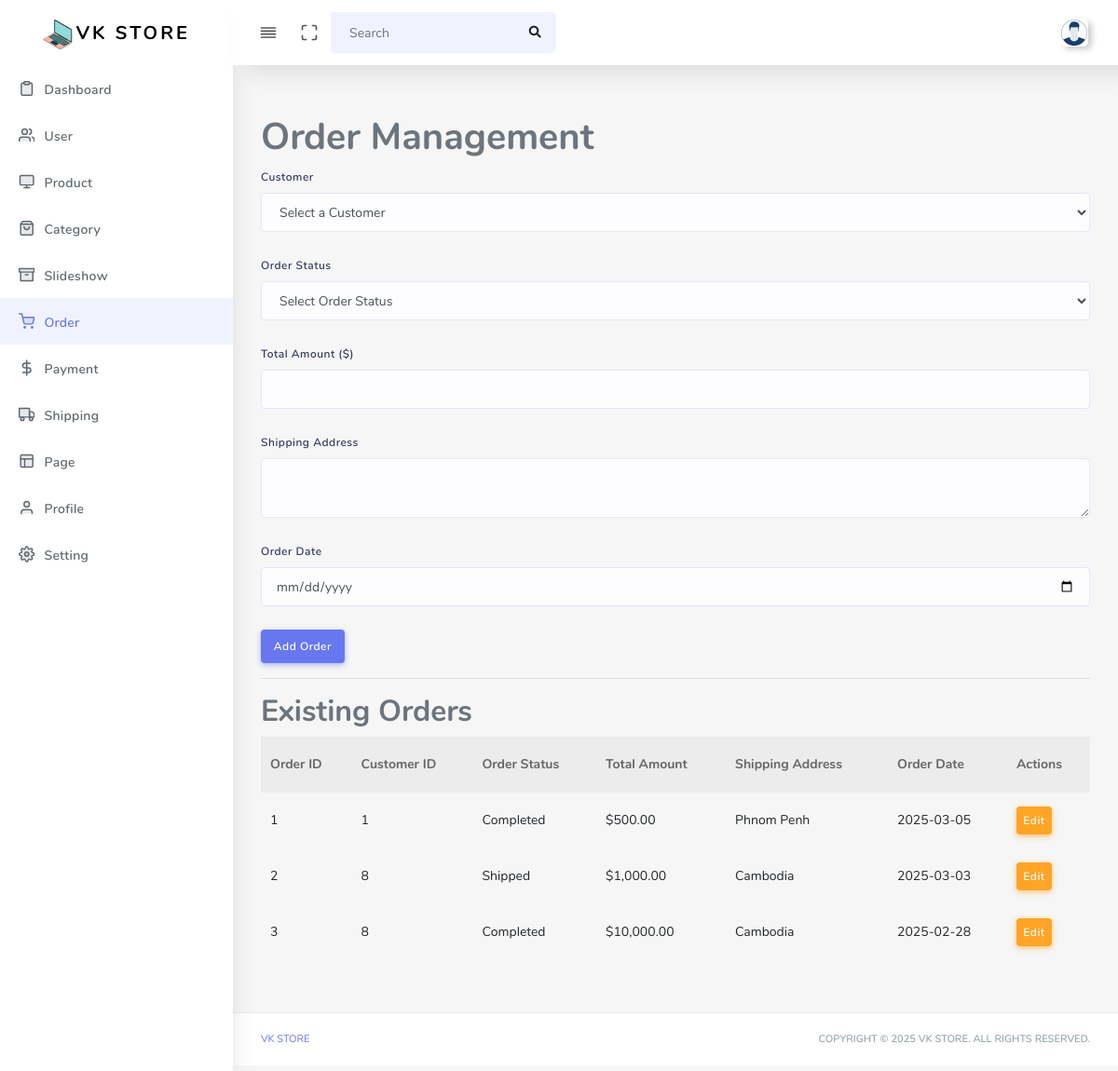
The app's page /admin/index.php?p=order (signed in) with its own data.
### tables this page shows
CREATE TABLE IF NOT EXISTS `tb_order` (
  `id` int NOT NULL AUTO_INCREMENT,
  `user_id` int DEFAULT NULL,
  `order_status` enum('pending','processing','shipped','completed','cancelled') DEFAULT 'pending',
  `total_amount` decimal(10,2) NOT NULL,
  `shipping_address` text NOT NULL,
  `order_date` timestamp NULL DEFAULT CURRENT_TIMESTAMP,
  PRIMARY KEY (`id`),
  KEY `user_id` (`user_id`)
);

### lib/db.php (called while the page is built, shortened)
<?php
class Database
{
	private $host = "127.0.0.1";
	private $user = "root";
	private $password = "";
	private $dbname = "vk-store";
	private $conn;
	public function __construct()
	{
		try {
			$dsn = "mysql:host={$this->host};dbname={$this->dbname};charset=utf8";
			$this->conn = new PDO($dsn, $this->user, $this->password);
			$this->conn->setAttribute(PDO::ATTR_ERRMODE, PDO::ERRMODE_EXCEPTION);
		} catch (PDOException $e) {
			die("Connection failed: " . $e->getMessage());
		}
	}
	public function select($table, $columns = "*", $criteria = "", $clause = "")
	{
		$sql = "SELECT $columns FROM $table";
		if (!empty($criteria)) {
			$sql .= " WHERE $criteria";
		}
		$stmt = $this->conn->prepare($sql);
		$stmt->execute();
		return $stmt->fetchAll(PDO::FETCH_ASSOC);
	}
}

### admin/order.php (the view, shortened to what this page needs)
<?php
require_once "../lib/db.php";
$db = new Database();
$orders = $db->select("tb_order");
?>
<div class="main-content">
  <section class="section">
    <h1>Order Management</h1>
    <form action="" method="POST">
      <div class="form-group">
        <label>Customer</label>
        <select name="user_id" id="user_id" class="form-control" required>
          <option value="" disabled selected>Select a Customer</option>
        </select>
      </div>
      <div class="form-group">
        <label>Order Status</label>
        <select name="order_status" id="order_status" class="form-control" required>
          <option value="" disabled selected>Select Order Status</option>
        </select>
      </div>
      <div class="form-group">
        <label>Total Amount ($)</label>
        <input type="number" step="0.01" name="total_amount" id="total_amount" class="form-control" required>
      </div>
      <div class="form-group">
        <label>Shipping Address</label>
        <textarea name="shipping_address" id="shipping_address" class="form-control" required></textarea>
      </div>
      <div class="form-group">
        <label>Order Date</label>
        <input type="date" name="order_date" id="order_date" class="form-control" required>
      </div>
      <button type="submit" name="add_order" class="btn btn-primary">Add Order</button>
    </form>
    <hr>
    <h2>Existing Orders</h2>
    <table class="table">
      <thead>
        <tr>
          <th>Order ID</th>
          <th>Customer ID</th>
          <th>Order Status</th>
          <th>Total Amount</th>
          <th>Shipping Address</th>
          <th>Order Date</th>
          <th>Actions</th>
        </tr>
      </thead>
      <tbody>
        <?php foreach ($orders as $order): ?>
          <tr>
            <td><?= $order['id']; ?></td>
            <td><?= $order['user_id']; ?></td>
            <td><?= ucfirst($order['order_status']); ?></td>
            <td>$<?= number_format($order['total_amount'], 2); ?></td>
            <td><?= htmlspecialchars($order['shipping_address']); ?></td>
            <td><?= date('Y-m-d', strtotime($order['order_date'])); ?></td>
            <td>
              <button class="btn btn-warning btn-sm edit-order" data-order='<?= json_encode($order); ?>'>Edit</button>
            </td>
          </tr>
        <?php endforeach; ?>
      </tbody>
    </table>
  </section>
</div>

### records on screen
tb_order: id "1", user "1", order_status "Completed", total_amount "500.00", shipping_address "Phnom Penh", order_date "2025-03-05"
tb_order: id "2", user "8", order_status "Shipped", total_amount "1,000.00", shipping_address "Cambodia", order_date "2025-03-03"
tb_order: id "3", user "8", order_status "Completed", total_amount "10,000.00", shipping_address "Cambodia", order_date "2025-02-28"
